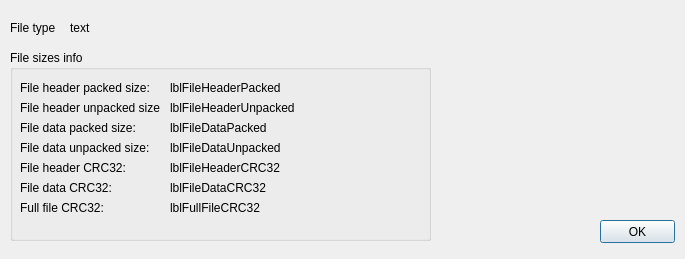
<?xml version="1.0" encoding="UTF-8"?>
<ui version="4.0">
 <class>DlgFileInfo</class>
 <widget class="QDialog" name="DlgFileInfo">
  <property name="geometry">
   <rect>
    <x>0</x>
    <y>0</y>
    <width>685</width>
    <height>259</height>
   </rect>
  </property>
  <property name="minimumSize">
   <size>
    <width>685</width>
    <height>259</height>
   </size>
  </property>
  <property name="maximumSize">
   <size>
    <width>685</width>
    <height>259</height>
   </size>
  </property>
  <property name="windowTitle">
   <string>Dialog</string>
  </property>
  <widget class="QPushButton" name="pushButton">
   <property name="geometry">
    <rect>
     <x>600</x>
     <y>220</y>
     <width>75</width>
     <height>23</height>
    </rect>
   </property>
   <property name="text">
    <string>OK</string>
   </property>
  </widget>
  <widget class="QLabel" name="label">
   <property name="geometry">
    <rect>
     <x>610</x>
     <y>20</y>
     <width>48</width>
     <height>48</height>
    </rect>
   </property>
   <property name="text">
    <string/>
   </property>
   <property name="pixmap">
    <pixmap resource="../resources.qrc">:/resources/icons/Information_48x48.png</pixmap>
   </property>
  </widget>
  <widget class="QLabel" name="label_2">
   <property name="geometry">
    <rect>
     <x>10</x>
     <y>20</y>
     <width>46</width>
     <height>16</height>
    </rect>
   </property>
   <property name="text">
    <string>File type:</string>
   </property>
  </widget>
  <widget class="QLabel" name="lblFileType">
   <property name="geometry">
    <rect>
     <x>70</x>
     <y>20</y>
     <width>381</width>
     <height>16</height>
    </rect>
   </property>
   <property name="text">
    <string>text</string>
   </property>
  </widget>
  <widget class="QGroupBox" name="groupBox">
   <property name="geometry">
    <rect>
     <x>10</x>
     <y>50</y>
     <width>421</width>
     <height>191</height>
    </rect>
   </property>
   <property name="title">
    <string>File sizes info</string>
   </property>
   <property name="flat">
    <bool>false</bool>
   </property>
   <widget class="QLabel" name="label_3">
    <property name="geometry">
     <rect>
      <x>10</x>
      <y>30</y>
      <width>141</width>
      <height>16</height>
     </rect>
    </property>
    <property name="text">
     <string>File header packed size:</string>
    </property>
   </widget>
   <widget class="QLabel" name="lblFileHeaderPacked">
    <property name="geometry">
     <rect>
      <x>160</x>
      <y>30</y>
      <width>251</width>
      <height>16</height>
     </rect>
    </property>
    <property name="text">
     <string>lblFileHeaderPacked</string>
    </property>
   </widget>
   <widget class="QLabel" name="lblFileHeaderUnpacked">
    <property name="geometry">
     <rect>
      <x>160</x>
      <y>50</y>
      <width>251</width>
      <height>16</height>
     </rect>
    </property>
    <property name="text">
     <string>lblFileHeaderUnpacked</string>
    </property>
   </widget>
   <widget class="QLabel" name="label_6">
    <property name="geometry">
     <rect>
      <x>10</x>
      <y>50</y>
      <width>141</width>
      <height>16</height>
     </rect>
    </property>
    <property name="text">
     <string>File header unpacked size:</string>
    </property>
   </widget>
   <widget class="QLabel" name="lblFileDataUnpacked">
    <property name="geometry">
     <rect>
      <x>160</x>
      <y>90</y>
      <width>251</width>
      <height>16</height>
     </rect>
    </property>
    <property name="text">
     <string>lblFileDataUnpacked</string>
    </property>
   </widget>
   <widget class="QLabel" name="lblFileDataPacked">
    <property name="geometry">
     <rect>
      <x>160</x>
      <y>70</y>
      <width>251</width>
      <height>16</height>
     </rect>
    </property>
    <property name="text">
     <string>lblFileDataPacked</string>
    </property>
   </widget>
   <widget class="QLabel" name="label_7">
    <property name="geometry">
     <rect>
      <x>10</x>
      <y>90</y>
      <width>141</width>
      <height>16</height>
     </rect>
    </property>
    <property name="text">
     <string>File data unpacked size:</string>
    </property>
   </widget>
   <widget class="QLabel" name="label_8">
    <property name="geometry">
     <rect>
      <x>10</x>
      <y>70</y>
      <width>141</width>
      <height>16</height>
     </rect>
    </property>
    <property name="text">
     <string>File data packed size:</string>
    </property>
   </widget>
   <widget class="QLabel" name="lblFileHeaderCRC32">
    <property name="geometry">
     <rect>
      <x>160</x>
      <y>110</y>
      <width>251</width>
      <height>16</height>
     </rect>
    </property>
    <property name="text">
     <string>lblFileHeaderCRC32</string>
    </property>
   </widget>
   <widget class="QLabel" name="lblFileDataCRC32">
    <property name="geometry">
     <rect>
      <x>160</x>
      <y>130</y>
      <width>251</width>
      <height>16</height>
     </rect>
    </property>
    <property name="text">
     <string>lblFileDataCRC32</string>
    </property>
   </widget>
   <widget class="QLabel" name="label_4">
    <property name="geometry">
     <rect>
      <x>10</x>
      <y>110</y>
      <width>141</width>
      <height>16</height>
     </rect>
    </property>
    <property name="text">
     <string>File header CRC32:</string>
    </property>
   </widget>
   <widget class="QLabel" name="label_9">
    <property name="geometry">
     <rect>
      <x>10</x>
      <y>130</y>
      <width>141</width>
      <height>16</height>
     </rect>
    </property>
    <property name="text">
     <string>File data CRC32:</string>
    </property>
   </widget>
   <widget class="QLabel" name="label_10">
    <property name="geometry">
     <rect>
      <x>10</x>
      <y>150</y>
      <width>141</width>
      <height>16</height>
     </rect>
    </property>
    <property name="text">
     <string>Full file CRC32:</string>
    </property>
   </widget>
   <widget class="QLabel" name="lblFullFileCRC32">
    <property name="geometry">
     <rect>
      <x>160</x>
      <y>150</y>
      <width>251</width>
      <height>16</height>
     </rect>
    </property>
    <property name="text">
     <string>lblFullFileCRC32</string>
    </property>
   </widget>
  </widget>
 </widget>
 <resources>
  <include location="../resources.qrc"/>
 </resources>
 <connections/>
</ui>
